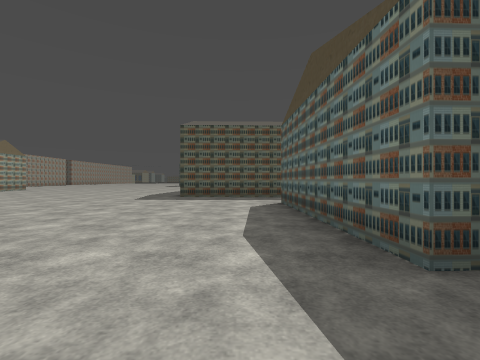
View 1 (above)

23 first-person views from a walk through a Godot game level. The camera is 1.2 m above the floor, looks level and sees 85° across. The floor is counted in squares, 2 m on a side. Each view is taken from the middle of a square. On the plan, view 1 faces up. The plan holds only what a view shows up to about 9 squares ahead; the rest is blank. The place goes on beyond the plan. Some surface patterns are stand-ins.

View 2
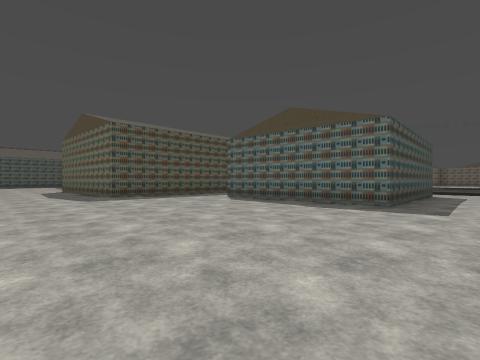

View 3
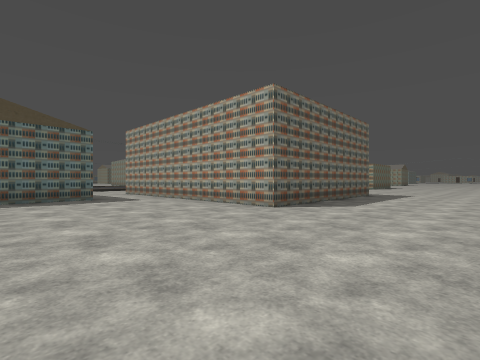

View 4
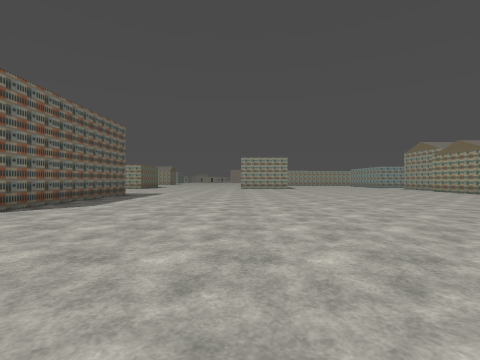

View 5
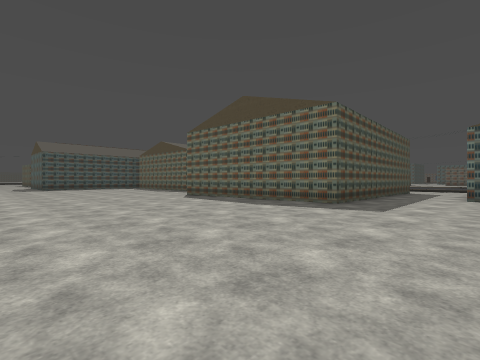

View 6
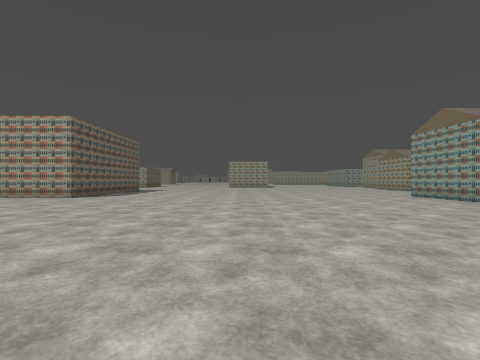

View 7
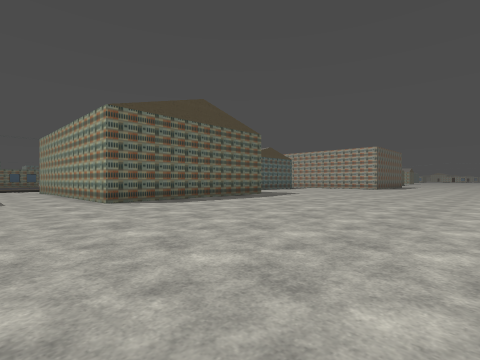

View 8
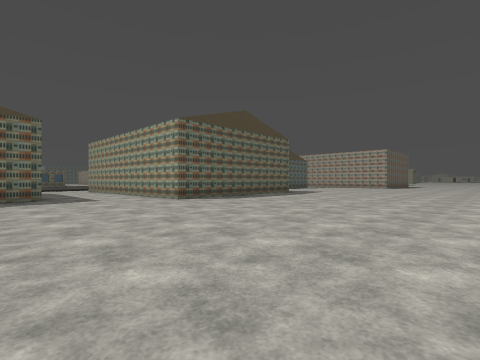

View 9
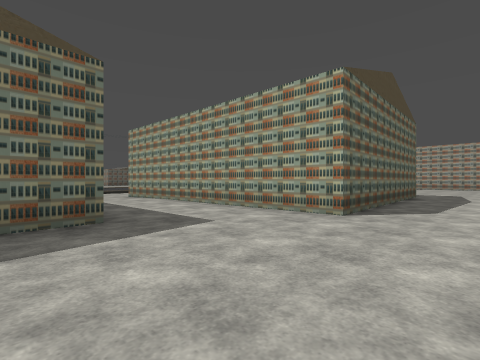

View 10
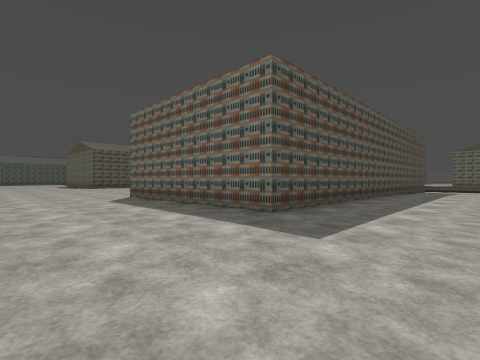

View 11
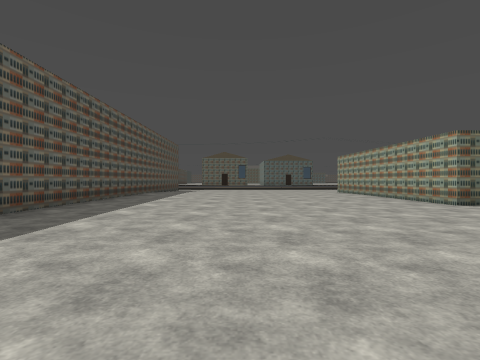

View 12
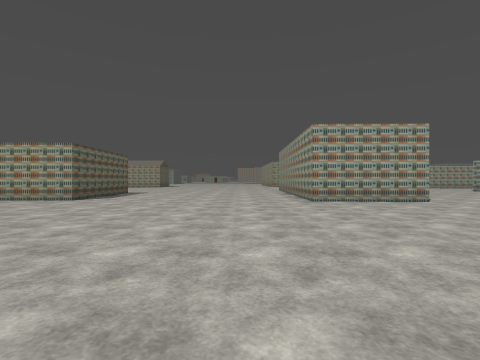

View 13
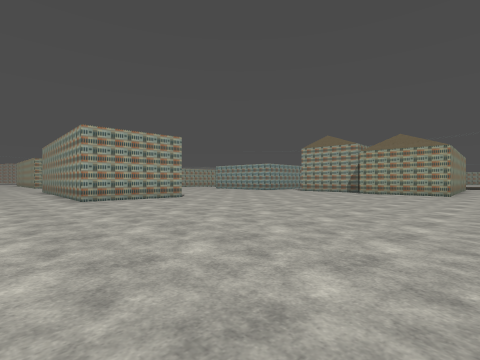

View 14
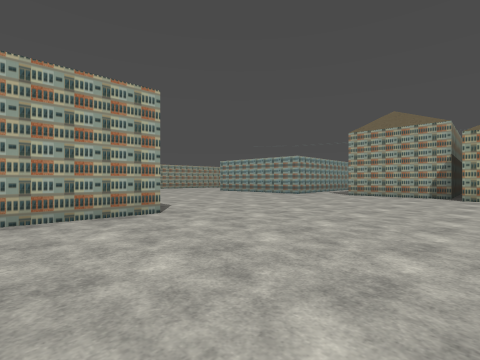

View 15
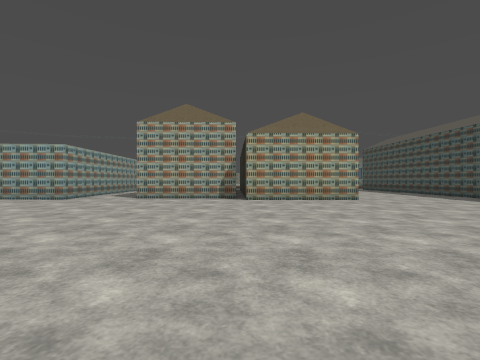

View 16
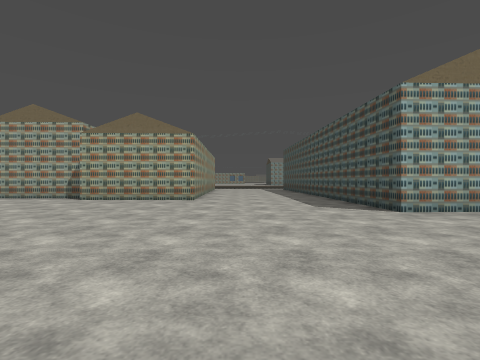

View 17
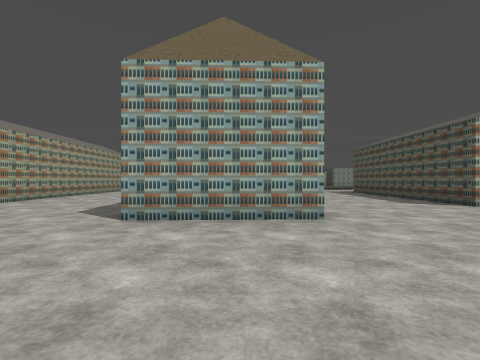

View 18
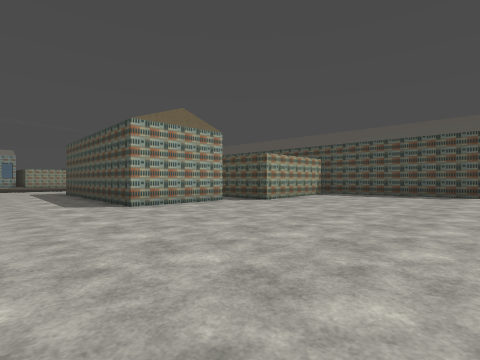

View 19
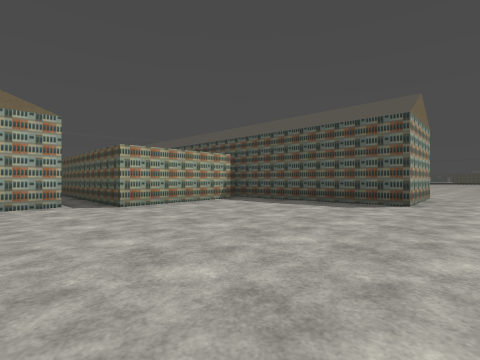

View 20
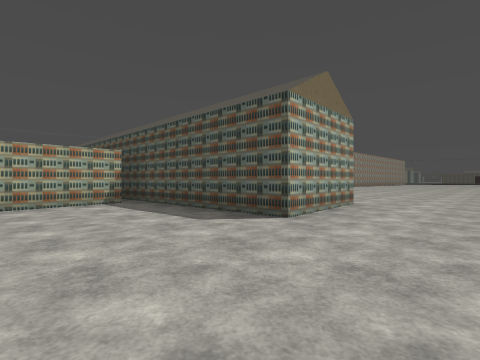

View 21
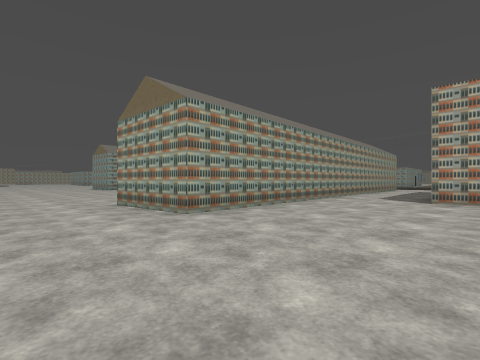

View 22
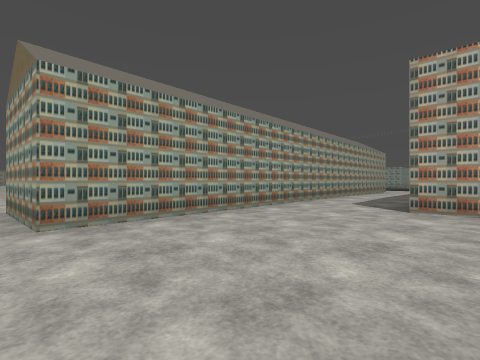

View 23
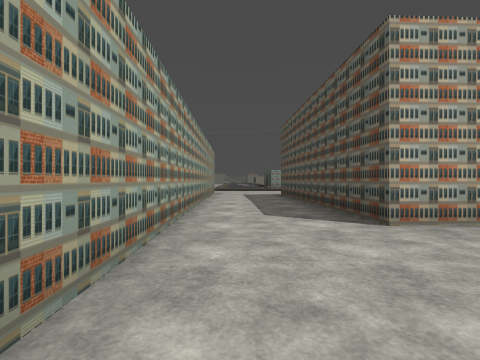

### Floor plan
Points are (right, up) in squares from view 1. A wall is a line through its corners. A room is listed if a view was taken in it or the views show most of it. See-through windows are left out.
Room 1 (views 1, 2, 3, 4, 5, 6, 7, 8, 9, 10, 11, 12, 13, 14, 15, 16, 17, 18, 19, 20, 21, 22, 23)
walls: (-16.2, 0.4) (-16.1, -2.9) (-20, -3); (-18.1, 7.5) (-18.1, 4.5) (-21.5, 4.6); (3, -6.2) (-3.5, -6.3) (-3.5, -0.5) (1.3, -0.5); (4.4, 1.8) (1.2, 1.7) (1, 6.7); (1.8, 8.9) (-2, 8.8) (-2.2, 14.8) (4.5, 15); (-21, -7.4) (-18.9, -7.4) (-18.9, -10.8) (-19.6, -10.8) (-19.5, -14.4); (-17, 11.7) (-16.9, 8.3) (-21.5, 8.2); (-11.4, -14.4) (-8.1, -14.5) (-8.1, -16.6); (-0.7, -16) (-0.8, -15.2) (2, -15.1); (-21.4, 14.9) (-12.5, 15.3) (-12.4, 12.4) (-18.6, 12.2); (-20.1, -16.3) (-18.7, -16.2) (-18.7, -18.2); (-0.1, 17.7) (-0.1, 19); (-17.3, 19.1) (-17.3, 17.9) (-21.4, 17.7)

Where each view was taken, in squares from view 1:
view 1: 0 up, 0 right, facing up
view 2: 0 up, 5 left, facing up-right
view 3: 4 up, 7 left, facing down-right
view 4: 4 up, 8 left, facing down
view 5: 6 up, 8 left, facing up-right
view 6: 8 up, 9 left, facing down
view 7: 17 up, 9 left, facing down-right
view 8: 19 up, 9 left, facing down-right
view 9: 19 up, 4 left, facing down-right
view 10: 9 down, 7 left, facing up-right
view 11: 10 down, 7 left, facing right
view 12: 7 down, 6 left, facing down
view 13: 6 down, 6 left, facing down-left
view 14: 10 down, 9 left, facing down-left
view 15: 11 down, 11 left, facing left
view 16: 6 down, 11 left, facing left
view 17: 1 down, 12 left, facing left
view 18: 2 up, 12 left, facing up-left
view 19: 6 up, 11 left, facing up-left
view 20: 9 up, 10 left, facing up-left
view 21: 19 up, 10 left, facing down-left
view 22: 19 up, 12 left, facing down-left
view 23: 16 up, 14 left, facing left
